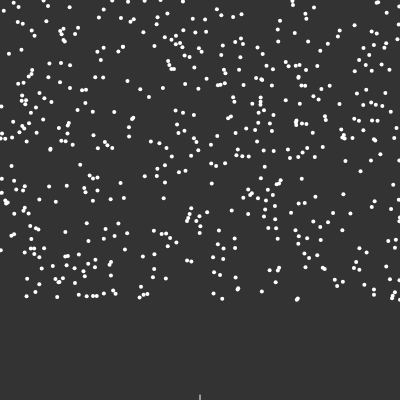
Frame 1 (no input)
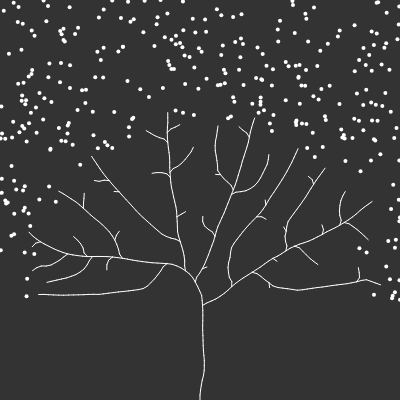
Frame 60 (no input)
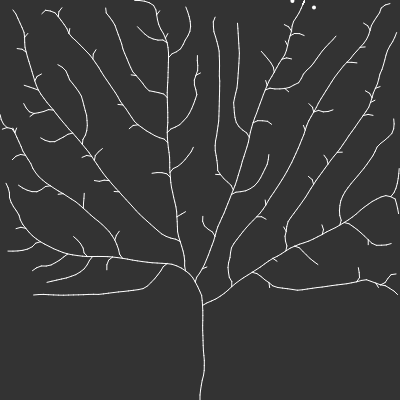
Frame 120 (the mouse pressed at the canvas centre since frame 60)

The p5.js sketch that drew these frames (run headless with seeded random() and noise() and a simulated clock; from frame 60 on, the mouse is pressed at the canvas centre):

// p5.js sketch
// ── sketch.js
var tree;
var min_dist = 10;
var max_dist = 100;

function setup() {
  createCanvas(400, 400);
  tree = new Tree();
}

function draw() {
  background(51);
  tree.show();
  tree.grow();
}

// ── branch.js
function Branch(parent, pos, dir) {
  this.pos = pos;
  this.parent = parent;
  this.dir = dir;
  this.origDir = dir.copy();
  this.count = 0;
  this.len = 5;

  this.reset = function() {
    this.dir = this.origDir.copy();
    this.count = 0;
  };

  this.next = function() {
    this.dir.normalize();
    var nextDir = p5.Vector.mult(this.dir, this.len);
    var nextPos = p5.Vector.add(this.pos, nextDir);
    nextBranch = new Branch(this, nextPos, this.dir.copy());
    return nextBranch;

  };
  this.show = function() {
    if (parent !== null) {
      stroke(255);
      line(this.pos.x, this.pos.y, this.parent.pos.x, this.parent.pos.y);
    }

  };
}

// ── leaf.js
function Leaf() {
    this.pos = createVector(random(width), random(height - 100));
    this.reached = false;

    this.show = function() {
        fill(255);
        noStroke();
        ellipse(this.pos.x, this.pos.y, 4, 4);
    };

}

// ── tree.js
function Tree() {
  this.leaves = [];
  this.branches = [];
  for (var i = 0; i < 500; i++) {
    this.leaves.push(new Leaf());
  }

  var pos = createVector(width / 2, height);
  var dir = createVector(0, -1);
  this.root = new Branch(null, pos, dir);
  this.branches.push(this.root);
  var current = this.root;

  var found = false;
  while (!found) {
    for (var x = 0; x < this.leaves.length; x++) {
      var d = p5.Vector.dist(current.pos, this.leaves[x].pos);
      if (d < max_dist) {
        found = true;
        break;
      }
    }
    if (!found) {
      var branch = current.next();
      current = branch;
      this.branches.push(current);
    }
  }

  this.show = function() {
    for (var i = 0; i < this.leaves.length; i++) {
      this.leaves[i].show();
    }
    for (i = 0; i < this.branches.length; i++) {
      this.branches[i].show();
    }
  };
  this.grow = function() {
    for (var i = 0; i < this.leaves.length; i++) {
      var leaf = this.leaves[i];

      var closestBranch = null;
      var record = 100000000000000;
      for (var j = 0; j < this.branches.length; j++) {
        var branch = this.branches[j];
        var d = p5.Vector.dist(leaf.pos, branch.pos);
        if (d < min_dist) {
          leaf.reached = true;
          closestBranch = null;
          break;

        } else if (d > max_dist) {} else if (closestBranch === null || d < record) {
          closestBranch = branch;
          record = d;
        }

      }

      if (closestBranch !== null) {
        var newDir = p5.Vector.sub(leaf.pos, closestBranch.pos);
        newDir.normalize();
        closestBranch.dir.add(newDir);
        closestBranch.count++;


      }
    }
    //remove leaves that are within min dist to a branch
    for (i = this.leaves.length - 1; i >= 0; i--) {
      if (this.leaves[i].reached) {
        this.leaves.splice(i, 1);
      }
    }
    //for every branch moved towards a leave, extend the branch in that direction
    for (i = this.branches.length - 1; i >= 0; i--) {
      var b = this.branches[i];
      if (b.count > 0) {
        b.dir.div(b.count);
        this.branches.push(b.next());
        //var newPos = p5.Vector.add(b.pos, b.dir);
        //var newBranch = new Branch(b, newPos, b.dir);
        //this.branches.push(newBranch);
      }
      b.reset();
    }
  };
}
